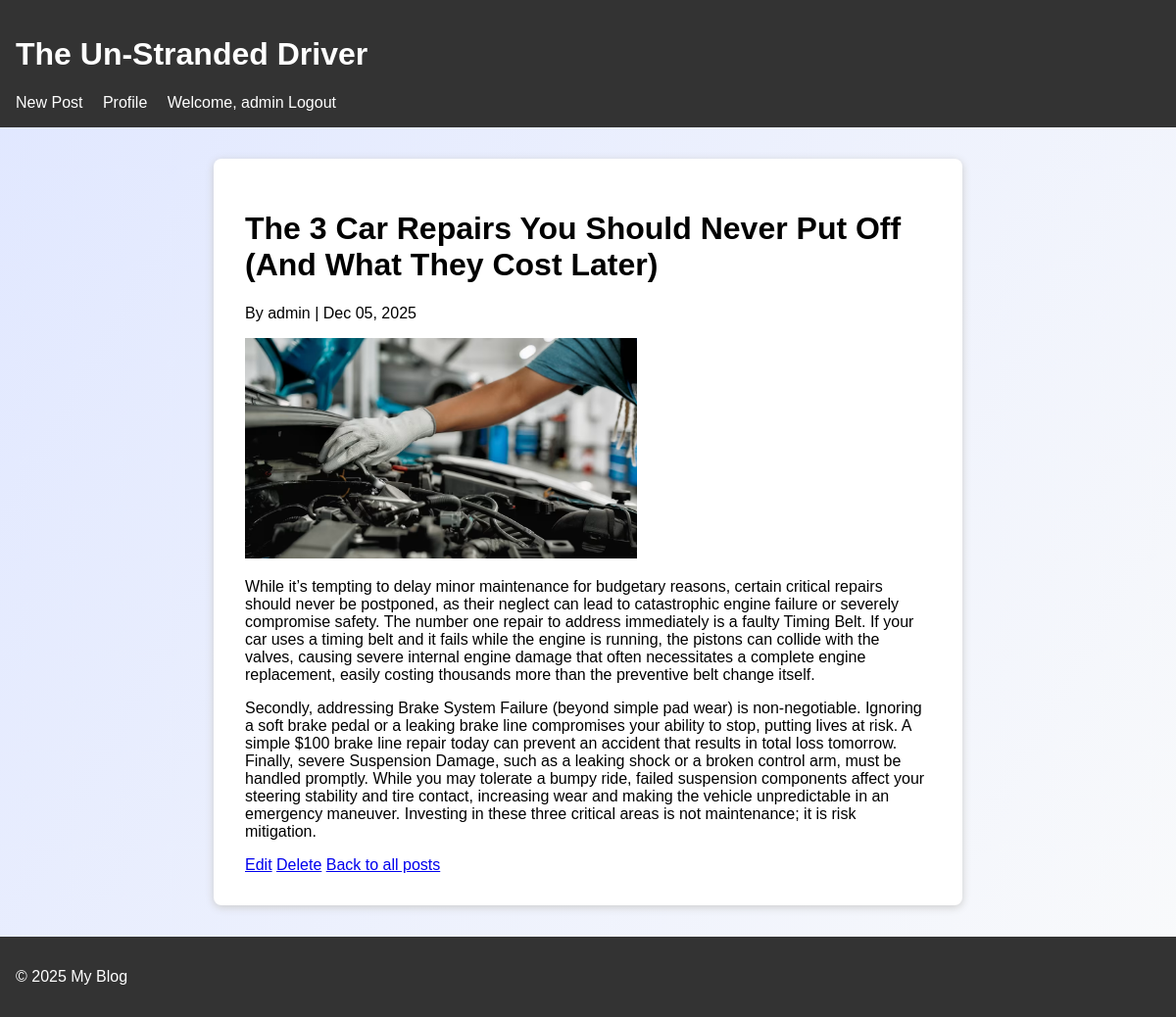
/post/critical-car-repairs-cost/ (signed in), run on the app's committed database.
### blog/models.py (models this page shows, shortened)
class Post(models.Model):
	title = models.CharField(max_length=200)
	slug = models.SlugField(unique=True)
	author = models.ForeignKey(get_user_model(), on_delete=models.CASCADE, related_name='posts')
	content = models.TextField()
	image = models.ImageField(upload_to='post_images/', blank=True, null=True)
	created_at = models.DateTimeField(auto_now_add=True)
	updated_at = models.DateTimeField(auto_now=True)
	class Meta:
		ordering = ['-created_at']

### blog/views.py (the view)
# urls.py: path('post/<slug:slug>/', views.PostDetailView.as_view(), name='post_detail'),
class PostDetailView(DetailView):
	model = Post
	template_name = 'blog/post_detail.html'
	context_object_name = 'post'

### blog/templates/blog/post_detail.html
{% extends 'blog/base.html' %}
{% block content %}
  <h1>{{ post.title }}</h1>
  <p>By {{ post.author }} | {{ post.created_at|date:'M d, Y' }}</p>
  {% if post.image %}
    <img src="{{ post.image.url }}" alt="Image for {{ post.title }}" style="max-width:400px;">
  {% endif %}
  <div>{{ post.content|linebreaks }}</div>
  {% if user == post.author %}
    <a href="{% url 'blog:post_edit' slug=post.slug %}">Edit</a>
    <a href="{% url 'blog:post_delete' slug=post.slug %}">Delete</a>
  {% endif %}
  <a href="{% url 'blog:post_list' %}">Back to all posts</a>
{% endblock %}

### blog/templates/blog/base.html (shortened to what this page needs)
{% load static %}
<!DOCTYPE html>
<html lang="en">
<head>
    <link rel="stylesheet" href="{% static 'blog/style.css' %}">
</head>
<body>
    <header>
        <h1><a href="{% url 'blog:post_list' %}" aria-label="Home">The Un-Stranded Driver</a></h1>
        <nav aria-label="Main navigation">
            <a href="{% url 'blog:post_create' %}" aria-label="Create new post">New Post</a>
            {% if user.is_authenticated %}
                <a href="{% url 'blog:profile' %}" aria-label="View profile">Profile</a>
                <span aria-live="polite">Welcome, {{ user.username }}</span>
                <a href="/admin/logout/" aria-label="Logout">Logout</a>
            {% else %}
                <a href="{% url 'blog:register' %}" aria-label="Register">Register</a>
                <a href="/admin/login/" aria-label="Login">Login</a>
            {% endif %}
        </nav>
    </header>
    <main>
        {% block content %}{% endblock %}
    </main>
    <footer>
        <p>&copy; {{ year|default:2025 }} My Blog</p>
    </footer>
</body>
</html>

### static/blog/style.css (style rules this page uses)
body { font-family: Arial, sans-serif; background: linear-gradient(120deg, #e0e7ff 0%, #f9fafb 100%); margin: 0; }
header, footer { background: #333; color: #fff; padding: 1em; }
header a, footer a { color: #fff; text-decoration: none; }
main { max-width: 700px; margin: 2em auto; background: #fff; padding: 2em; border-radius: 8px; box-shadow: 0 2px 8px #ccc; }
nav a { margin-right: 1em; }

### data on the page
Post: title "The 3 Car Repairs You Should Never Put Off (And What They Cost Later)", author "admin", created_at "Dec 05, 2025", image (picture), content "While it’s tempting to delay minor maintenance for budgetary reasons, certain critical repairs should never be postponed, as their neglect can lead to catastrophic engine failure or severely compromise safety. The number one repair to address immediately is a faulty Timing Belt. If your car uses a timing belt and it fails while the engine is running, the pistons can collide with the valves, causing severe internal engine damage that often necessitates a complete engine replacement, easily costing thousands more than the preventive belt change itself. Secondly, addressing Brake System Failure (beyond simple pad wear) is non-negotiable. Ignoring a soft brake pedal or a leaking brake line…"

### other printed values
{{ user.username }} "admin"
{{ year|default:2025 }} "2025"
